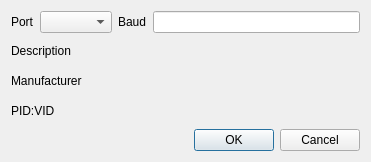
<?xml version="1.0" encoding="UTF-8"?>
<ui version="4.0">
 <class>PortSelectionDialog</class>
 <widget class="QDialog" name="PortSelectionDialog">
  <property name="geometry">
   <rect>
    <x>0</x>
    <y>0</y>
    <width>371</width>
    <height>162</height>
   </rect>
  </property>
  <property name="windowTitle">
   <string>Port selection</string>
  </property>
  <layout class="QVBoxLayout" name="verticalLayout_3">
   <item>
    <layout class="QHBoxLayout" name="horizontalLayout">
     <item>
      <widget class="QLabel" name="label">
       <property name="text">
        <string>Port</string>
       </property>
      </widget>
     </item>
     <item>
      <widget class="QComboBox" name="portsComboBox"/>
     </item>
     <item>
      <widget class="QLabel" name="label_2">
       <property name="text">
        <string>Baud</string>
       </property>
      </widget>
     </item>
     <item>
      <widget class="QLineEdit" name="baudRateLineEdit"/>
     </item>
    </layout>
   </item>
   <item>
    <layout class="QHBoxLayout" name="horizontalLayout_2">
     <item>
      <layout class="QVBoxLayout" name="verticalLayout_2">
       <item>
        <widget class="QLabel" name="label_8">
         <property name="text">
          <string>Description</string>
         </property>
        </widget>
       </item>
       <item>
        <widget class="QLabel" name="label_7">
         <property name="text">
          <string>Manufacturer</string>
         </property>
        </widget>
       </item>
       <item>
        <widget class="QLabel" name="label_6">
         <property name="text">
          <string>PID:VID</string>
         </property>
        </widget>
       </item>
      </layout>
     </item>
     <item>
      <layout class="QVBoxLayout" name="verticalLayout">
       <item>
        <widget class="QLabel" name="descriptionLabel">
         <property name="text">
          <string/>
         </property>
        </widget>
       </item>
       <item>
        <widget class="QLabel" name="manufacturerLabel">
         <property name="text">
          <string/>
         </property>
        </widget>
       </item>
       <item>
        <widget class="QLabel" name="pidvidLabel">
         <property name="text">
          <string/>
         </property>
        </widget>
       </item>
      </layout>
     </item>
    </layout>
   </item>
   <item>
    <widget class="QDialogButtonBox" name="buttonBox">
     <property name="orientation">
      <enum>Qt::Horizontal</enum>
     </property>
     <property name="standardButtons">
      <set>QDialogButtonBox::Cancel|QDialogButtonBox::Ok</set>
     </property>
    </widget>
   </item>
  </layout>
 </widget>
 <resources/>
 <connections>
  <connection>
   <sender>buttonBox</sender>
   <signal>accepted()</signal>
   <receiver>PortSelectionDialog</receiver>
   <slot>accept()</slot>
   <hints>
    <hint type="sourcelabel">
     <x>248</x>
     <y>254</y>
    </hint>
    <hint type="destinationlabel">
     <x>157</x>
     <y>274</y>
    </hint>
   </hints>
  </connection>
  <connection>
   <sender>buttonBox</sender>
   <signal>rejected()</signal>
   <receiver>PortSelectionDialog</receiver>
   <slot>reject()</slot>
   <hints>
    <hint type="sourcelabel">
     <x>316</x>
     <y>260</y>
    </hint>
    <hint type="destinationlabel">
     <x>286</x>
     <y>274</y>
    </hint>
   </hints>
  </connection>
 </connections>
</ui>
